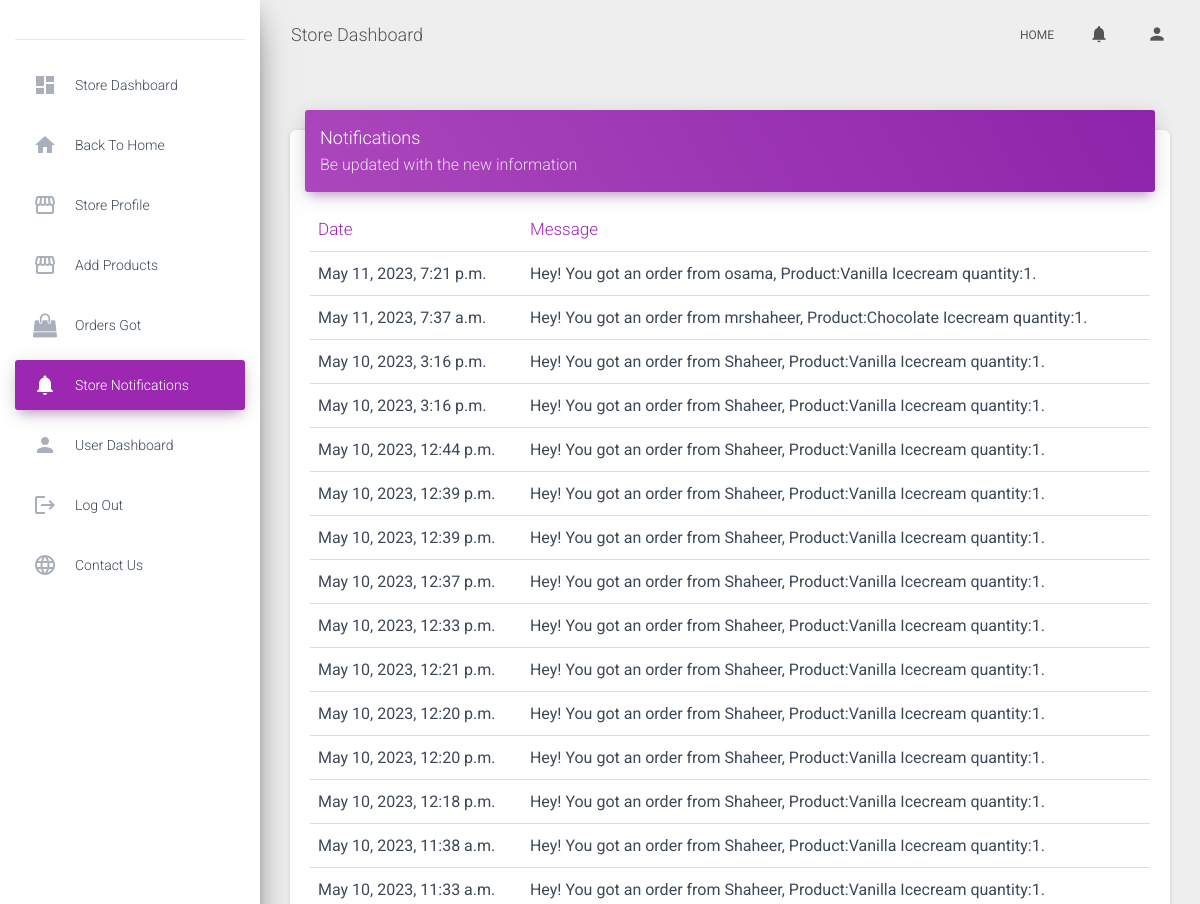
The app's page /vendor-notifications/ (signed in, upper part), older data.
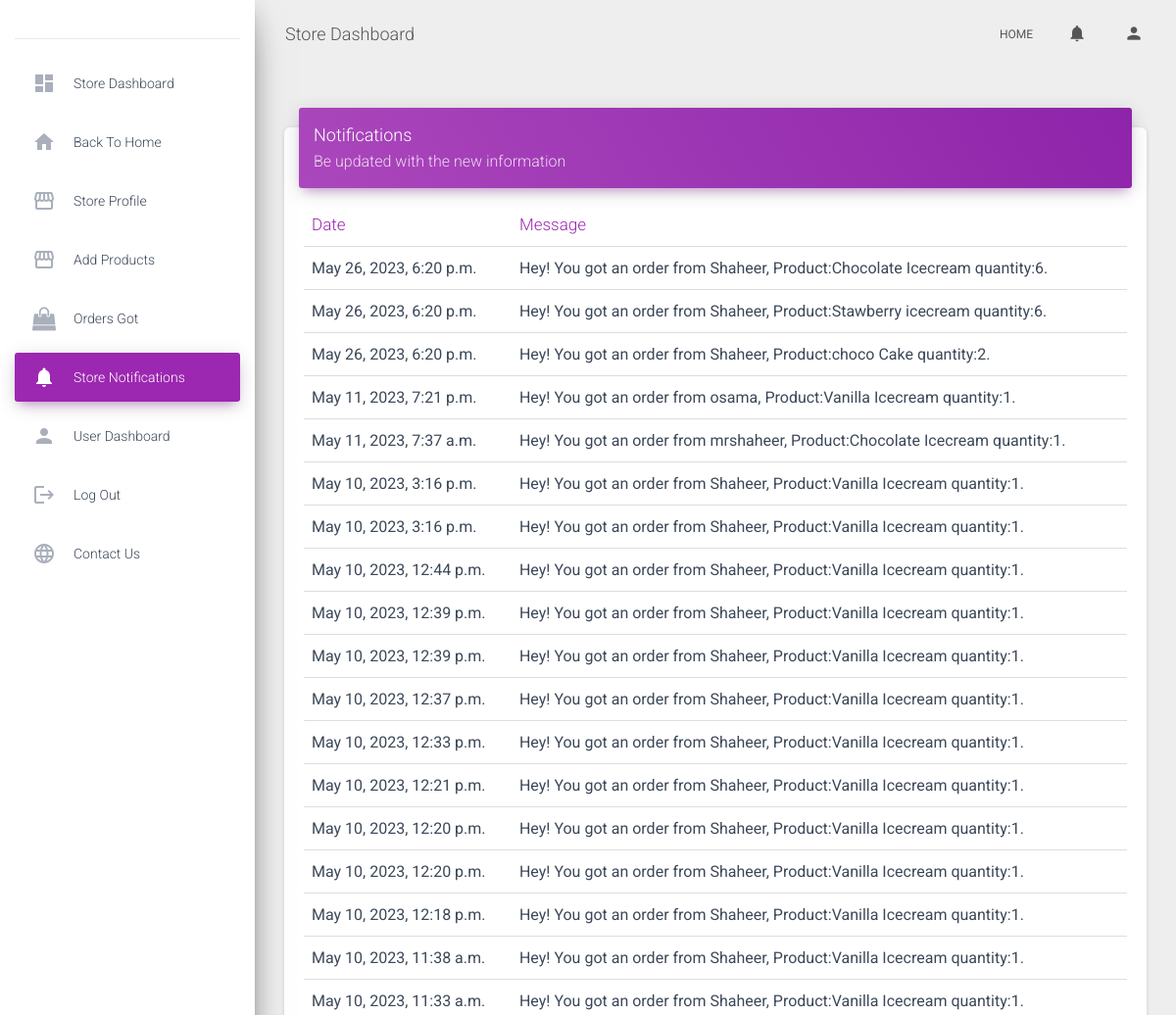
The same page, newer data.
### core/models.py (models this page shows)
class VendorNotification(models.Model):
    vendor = models.ForeignKey(Vendor, on_delete=models.CASCADE)
    is_read = models.BooleanField(default=False)
    created_at = models.DateTimeField(auto_now_add=True)
    message = models.TextField()

### core/views.py (the view)
# urls.py: path('vendor-notifications/', views.vendor_notifications, name='vendor-notifications'),
@login_required
def vendor_notifications(request):
    if not Vendor.objects.filter(user=request.user).exists():
        messages.warning(request, "You first need to create your Store")
        return redirect('create-vendor-profile')
    notification = VendorNotification.objects.filter(vendor__user=request.user).order_by("-id")
    for n in notification:
        n.is_read=True
        n.save()
    context = {
        "notification": notification
    }
    return render(request, "core/vendor-notifications.html", context)

### templates/core/vendor-notifications.html (shortened to what this page needs)
{% extends 'core/base3.html' %}
{% block body %}
{% load static %}
<div class="content" style="overflow-y: scroll;">
  <div class="container-fluid">
    <div class="row">
      <div class="col-md-12">
        <div class="card">
          <div class="card-header card-header-primary">
            <h4 class="card-title">Notifications</h4>
            <p class="card-category">Be updated with the new information</p>
          </div>
          <div class="card-body">
            <div class="table-responsive">
              <table class="table">
                <thead class="text-primary">
                  <th>Date</th>
                  <th>Message</th>
                </thead>
                <tbody>
                  {% for n in notification %}
                  <tr>
                    <td>{{n.created_at}}</td>
                    <td>{{n.message}}</td>
                  </tr>
                  {% endfor %}
                </tbody>
              </table>
            </div>
          </div>
        </div>
      </div>
    </div>
  </div>
</div>
{% endblock body %}

Row changes from the older to the newer data that the page shows:
added VendorNotification: created_at "May 26, 2023, 6:20 p.m.", message "Hey! You got an order from Shaheer, Product:Chocolate Icecream quantity:6."
added VendorNotification: created_at "May 26, 2023, 6:20 p.m.", message "Hey! You got an order from Shaheer, Product:Stawberry icecream quantity:6."
added VendorNotification: created_at "May 26, 2023, 6:20 p.m.", message "Hey! You got an order from Shaheer, Product:choco Cake quantity:2."
